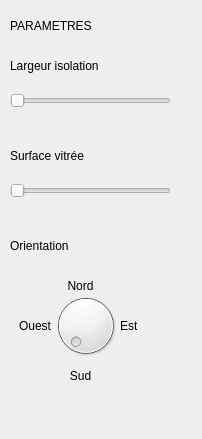
<?xml version="1.0" encoding="UTF-8"?>
<ui version="4.0">
 <class>Form</class>
 <widget class="QWidget" name="Form">
  <property name="geometry">
   <rect>
    <x>0</x>
    <y>0</y>
    <width>202</width>
    <height>439</height>
   </rect>
  </property>
  <property name="windowTitle">
   <string>Form</string>
  </property>
  <widget class="QLabel" name="label_parameters">
   <property name="geometry">
    <rect>
     <x>10</x>
     <y>10</y>
     <width>161</width>
     <height>31</height>
    </rect>
   </property>
   <property name="text">
    <string>PARAMETRES</string>
   </property>
  </widget>
  <widget class="QLabel" name="label_isolation">
   <property name="geometry">
    <rect>
     <x>10</x>
     <y>40</y>
     <width>201</width>
     <height>51</height>
    </rect>
   </property>
   <property name="text">
    <string>Largeur isolation</string>
   </property>
  </widget>
  <widget class="QSlider" name="slider_isolation">
   <property name="geometry">
    <rect>
     <x>10</x>
     <y>90</y>
     <width>161</width>
     <height>21</height>
    </rect>
   </property>
   <property name="orientation">
    <enum>Qt::Horizontal</enum>
   </property>
  </widget>
  <widget class="QLabel" name="label_windows">
   <property name="geometry">
    <rect>
     <x>10</x>
     <y>140</y>
     <width>101</width>
     <height>31</height>
    </rect>
   </property>
   <property name="text">
    <string>Surface vitrée</string>
   </property>
  </widget>
  <widget class="QSlider" name="slider_windows">
   <property name="geometry">
    <rect>
     <x>10</x>
     <y>180</y>
     <width>161</width>
     <height>21</height>
    </rect>
   </property>
   <property name="orientation">
    <enum>Qt::Horizontal</enum>
   </property>
  </widget>
  <widget class="QLabel" name="label_orientation">
   <property name="geometry">
    <rect>
     <x>10</x>
     <y>230</y>
     <width>101</width>
     <height>31</height>
    </rect>
   </property>
   <property name="text">
    <string>Orientation</string>
   </property>
  </widget>
  <widget class="QDial" name="dial_orientation">
   <property name="geometry">
    <rect>
     <x>50</x>
     <y>290</y>
     <width>71</width>
     <height>71</height>
    </rect>
   </property>
  </widget>
  <widget class="QLabel" name="label_windows_2">
   <property name="geometry">
    <rect>
     <x>30</x>
     <y>270</y>
     <width>101</width>
     <height>31</height>
    </rect>
   </property>
   <property name="text">
    <string>Nord</string>
   </property>
   <property name="alignment">
    <set>Qt::AlignCenter</set>
   </property>
  </widget>
  <widget class="QLabel" name="label_south">
   <property name="geometry">
    <rect>
     <x>30</x>
     <y>360</y>
     <width>101</width>
     <height>31</height>
    </rect>
   </property>
   <property name="text">
    <string>Sud</string>
   </property>
   <property name="alignment">
    <set>Qt::AlignCenter</set>
   </property>
  </widget>
  <widget class="QLabel" name="label_west">
   <property name="geometry">
    <rect>
     <x>10</x>
     <y>310</y>
     <width>41</width>
     <height>31</height>
    </rect>
   </property>
   <property name="text">
    <string>Ouest</string>
   </property>
   <property name="alignment">
    <set>Qt::AlignRight|Qt::AlignTrailing|Qt::AlignVCenter</set>
   </property>
  </widget>
  <widget class="QLabel" name="label_east">
   <property name="geometry">
    <rect>
     <x>120</x>
     <y>310</y>
     <width>31</width>
     <height>31</height>
    </rect>
   </property>
   <property name="text">
    <string>Est</string>
   </property>
  </widget>
 </widget>
 <resources/>
 <connections/>
</ui>
